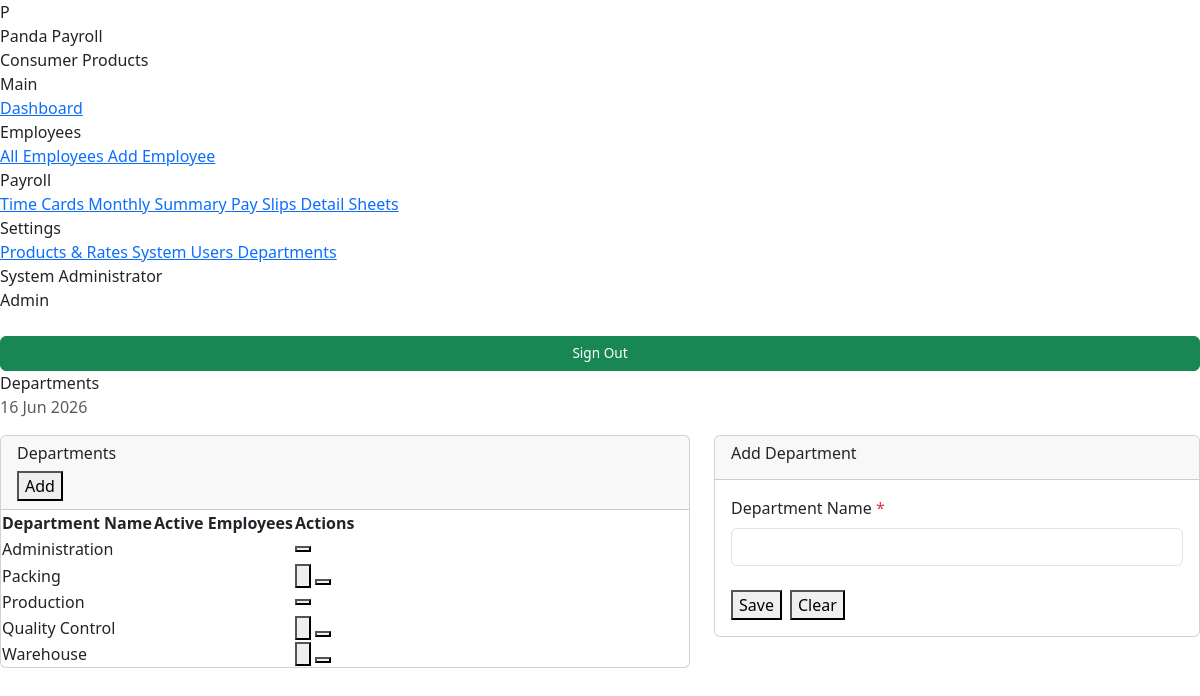
The app's page /modules/settings/departments.php (signed in) with its own data.
### tables this page shows
CREATE TABLE `departments` (
  `id` int(10) UNSIGNED NOT NULL,
  `name` varchar(100) NOT NULL,
  `created_at` datetime NOT NULL DEFAULT current_timestamp()
);

### core/Database.php (called while the page is built, shortened)
<?php
class Database
{
    private static ?Database $instance = null;
    private PDO $pdo;
    private function __construct()
    {
        $dsn = sprintf(
            'mysql:host=%s;dbname=%s;charset=%s',
            DB_HOST, DB_NAME, DB_CHARSET
        );
        $options = [
            PDO::ATTR_ERRMODE            => PDO::ERRMODE_EXCEPTION,
            PDO::ATTR_DEFAULT_FETCH_MODE => PDO::FETCH_ASSOC,
            PDO::ATTR_EMULATE_PREPARES   => false,
        ];
        try {
            $this->pdo = new PDO($dsn, DB_USER, DB_PASS, $options);
        } catch (PDOException $e) {
            error_log('DB connection failed: ' . $e->getMessage());
            die('Database connection failed. Check error log.');
        }
    }
    public static function getInstance(): Database
    {
        if (self::$instance === null) {
            self::$instance = new self();
        }
        return self::$instance;
    }
    public function query(string $sql, array $params = []): PDOStatement
    {
        $stmt = $this->pdo->prepare($sql);
        $stmt->execute($params);
        return $stmt;
    }
    public function fetchAll(string $sql, array $params = []): array
    {
        return $this->query($sql, $params)->fetchAll();
    }
}

### core/helpers.php (called while the page is built, shortened)
<?php
function sanitize(mixed $value): string
{
    return htmlspecialchars(trim((string)$value), ENT_QUOTES, 'UTF-8');
}

### modules/settings/departments.php (the view, shortened to what this page needs)
<?php
$db         = Database::getInstance();
$departments = $db->fetchAll(
    'SELECT d.*, COUNT(e.id) AS emp_count
       FROM departments d
       LEFT JOIN employees e ON e.department_id = d.id AND e.is_active = 1
      GROUP BY d.id
      ORDER BY d.name'
);
require ROOT_PATH . '/templates/layout.php';
?>
<div class="row g-4">
    <div class="col-lg-7">
        <div class="card">
            <div class="card-header">
                <h6 class="card-title">Departments</h6>
                <button class="btn-pp btn-pp-primary btn-pp-sm" onclick="openForm(0,'')">
                    <i class="ti ti-plus"></i> Add
                </button>
            </div>
            <div class="table-responsive">
                <table class="pp-table">
                    <thead>
                        <tr><th>Department Name</th><th>Active Employees</th><th>Actions</th></tr>
                    </thead>
                    <tbody>
                    <?php foreach ($departments as $d): ?>
                        <tr>
                            <td class="fw-600"><?= sanitize($d['name']) ?></td>
                            <td>
                                <span class="badge rounded-pill badge-active"><?= $d['emp_count'] ?></span>
                            </td>
                            <td>
                                <div class="d-flex gap-1">
                                    <button class="btn-pp btn-pp-outline btn-pp-sm"
                                            onclick="openForm(<?= $d['id'] ?>,'<?= addslashes($d['name']) ?>')">
                                    </button>
                                    <?php if ($d['emp_count'] == 0): ?>
                                    <form method="POST" style="display:inline"
                                          onsubmit="return confirm('Delete <?= addslashes($d['name']) ?>?')">
                                        <button type="submit" class="btn-pp btn-pp-danger btn-pp-sm">
                                        </button>
                                    </form>
                                    <?php endif; ?>
                                </div>
                            </td>
                        </tr>
                    <?php endforeach; ?>
                    </tbody>
                </table>
            </div>
        </div>
    </div>
    <div class="col-lg-5">
        <div class="card">
            <div class="card-header"><h6 class="card-title" id="formTitle">Add Department</h6></div>
            <div class="card-body">
                <form method="POST">
                    <div class="mb-4">
                        <label class="form-label">Department Name <span class="text-danger">*</span></label>
                        <input type="text" name="name" id="f_name" class="form-control" required>
                    </div>
                    <div class="d-flex gap-2">
                        <button type="submit" class="btn-pp btn-pp-primary">
                            <i class="ti ti-device-floppy"></i> Save
                        </button>
                        <button type="button" onclick="openForm(0,'')" class="btn-pp btn-pp-outline">
                            <i class="ti ti-x"></i> Clear
                        </button>
                    </div>
                </form>
            </div>
        </div>
    </div>
</div>
<?php require ROOT_PATH . '/templates/layout_footer.php'; ?>

### records on screen
departments: name "Administration"
departments: name "Packing"
departments: name "Production"
departments: name "Quality Control"
departments: name "Warehouse"

### other values on screen
Auth::name() "System Administrator"
$roleLabel "Admin"
$pageTitle "Departments"
